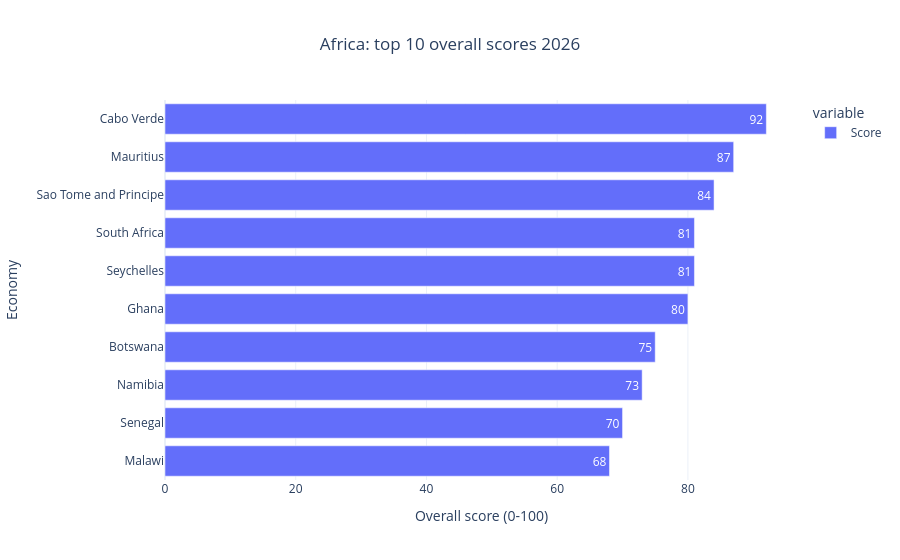

Notebook source saved alongside this figure:
### Markdown cell above
## 8. Africa's leaders — standing and movers

**Question:** what is the exact 2026 ranking, and who changed most?

**Method:** rank the top 10 and plot the change since 2013.

### Code cell
fig = px.bar(
    top10.sort_values(),
    orientation='h',
    title='Africa: top 10 overall scores 2026',
    labels={'value': 'Overall score (0-100)', 'Economy': 'Economy'},
    text_auto=True,
)
fig.update_layout(template='plotly_white', title_x=0.5)
fig.show()

### Figure 1 — Plotly figure (JSON) as saved in the notebook; plotly's stock layout.template omitted (floating-point values rounded to 4 significant figures)
{"data": [{"hovertemplate": "variable=Score<br>Overall score (0-100)=%{x}<br>Economy=%{y}<extra></extra>", "legendgroup": "Score", "marker": {"color": "#636efa", "pattern": {"shape": ""}}, "name": "Score", "orientation": "h", "showlegend": true, "textposition": "auto", "texttemplate": "%{x}", "type": "bar", "x": [68.0, 70.0, 73.0, 75.0, 80.0, 81.0, 81.0, 84.0, 87.0, 92.0], "xaxis": "x", "y": ["Malawi", "Senegal", "Namibia", "Botswana", "Ghana", "Seychelles", "South Africa", "Sao Tome and Principe", "Mauritius", "Cabo Verde"], "yaxis": "y"}], "layout": {"barmode": "relative", "legend": {"title": {"text": "variable"}, "tracegroupgap": 0}, "title": {"text": "Africa: top 10 overall scores 2026", "x": 0.5}, "xaxis": {"anchor": "y", "domain": [0.0, 1.0], "title": {"text": "Overall score (0-100)"}}, "yaxis": {"anchor": "x", "domain": [0.0, 1.0], "title": {"text": "Economy"}}}}
